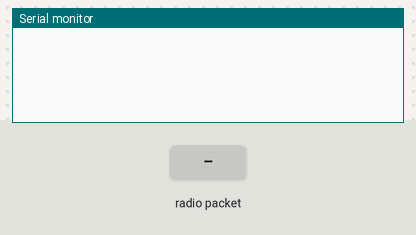
Simulated run of this sketch. Board: Arduino Uno, built with avr-gcc and run on an emulated ATmega328P. Shown: the last lines printed to the serial monitor. The inputs (shaded band) are chosen by the test bench. No radio packets arrive unless stated.

Above: at 1.2 s.
1.3 s: radio packet "1" arrives
At 2.5 s:
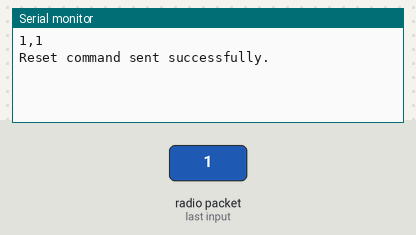
3.3 s: radio packet "0" arrives
At 4.6 s:
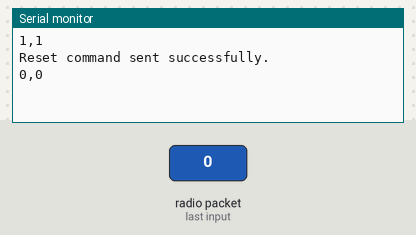
4.8 s: radio packet "2" arrives
At 6.4 s:
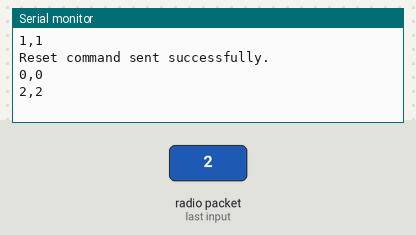

Measured:
- after the input at 1.3 s, the serial monitor: prints a new line after 0.51 s (image 1)
- after the input at 3.3 s, the serial monitor: prints a new line after 0.51 s (image 2)
- after the input at 4.8 s, the serial monitor: prints a new line after 0.51 s (image 3)

The sketch:

weather_station_receiver.ino
```cpp
#include <SPI.h>
#include <nRF24L01.h>
#include <RF24.h>

RF24 transceiver(7, 8); // ce = D7, csn = D8

const byte address[6] = "00001";
long counter;
bool reset;

void setup() {
  Serial.begin(9600);
  reset = true;
  transceiver.begin();
  transceiver.setPALevel(RF24_PA_HIGH);

  // Setup for sending and receiving
  transceiver.openWritingPipe(address); // Set address for sending
  transceiver.openReadingPipe(1, address); // Set address for receiving
  transceiver.startListening(); // Start listening for incoming data
}

void loop() {
  if (transceiver.available()) {
    // Receive the first piece of data
    char data1[255] = "";
    transceiver.read(data1, sizeof(data1) - 1);
    data1[sizeof(data1) - 1] = '\0';  // Ensure null termination

    delay(500); // Wait before receiving the second piece of data

    // Receive the second piece of data
    char data2[255] = "";
    transceiver.read(data2, sizeof(data2) - 1);
    data2[sizeof(data2) - 1] = '\0';  // Ensure null termination

    // Combine both pieces of data into a single string
    String data = String(data1) + "," + String(data2);
    Serial.println(data);  // Print the combined data to Serial Monitor

    // Check if received data matches a specific condition
    if (reset) {
      sendResetCommand();
      reset = false;
    }
  }

  delay(100); // Adjust as needed
}

void sendResetCommand() {
  transceiver.stopListening(); // Stop listening before sending
  const char resetCommand[] = "r";
  bool success = transceiver.write(resetCommand, sizeof(resetCommand)); // Send "r"

  if (success) {
    Serial.println("Reset command sent successfully.");
  } else {
    Serial.println("Failed to send reset command.");
  }

  transceiver.startListening(); // Start listening again
}
```
